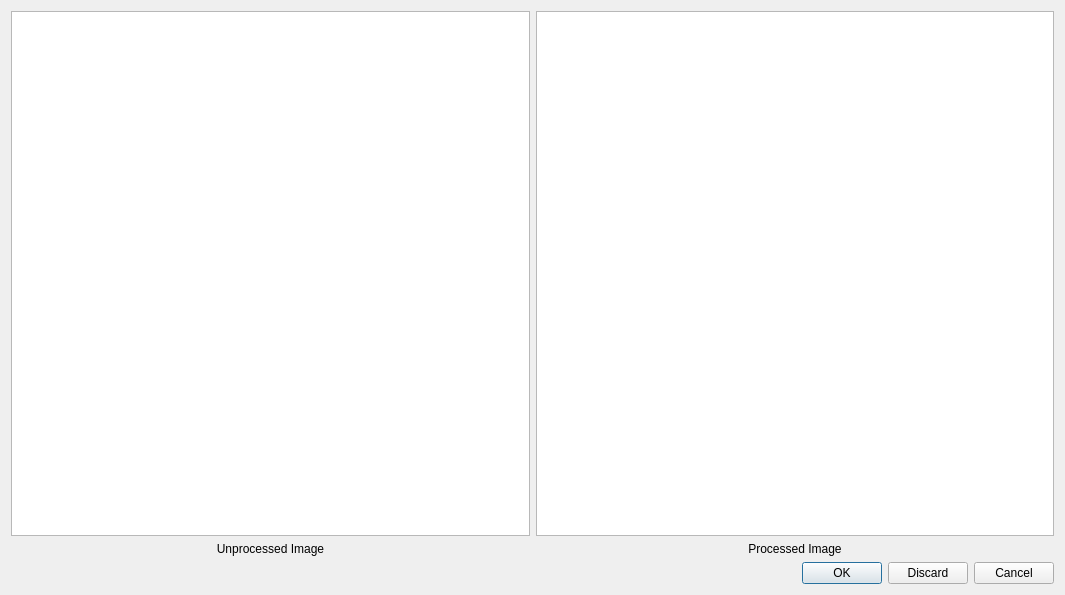
<?xml version="1.0" encoding="UTF-8"?>
<ui version="4.0">
 <class>ImageCompareDialog</class>
 <widget class="QDialog" name="ImageCompareDialog">
  <property name="geometry">
   <rect>
    <x>0</x>
    <y>0</y>
    <width>1065</width>
    <height>595</height>
   </rect>
  </property>
  <property name="windowTitle">
   <string>Dialog</string>
  </property>
  <layout class="QVBoxLayout" name="verticalLayout">
   <item>
    <layout class="QHBoxLayout" name="horizontalLayout">
     <item>
      <layout class="QVBoxLayout" name="leftVerticalLayout">
       <item>
        <widget class="Fst3DGraphicsView" name="leftGraphicsView">
         <property name="sizeAdjustPolicy">
          <enum>QAbstractScrollArea::AdjustToContents</enum>
         </property>
        </widget>
       </item>
       <item>
        <widget class="QLabel" name="leftImageLabel">
         <property name="text">
          <string>Unprocessed Image</string>
         </property>
         <property name="alignment">
          <set>Qt::AlignCenter</set>
         </property>
        </widget>
       </item>
      </layout>
     </item>
     <item>
      <layout class="QVBoxLayout" name="rightVerticalLayout">
       <item>
        <widget class="Fst3DGraphicsView" name="rightGraphicsView">
         <property name="sizeAdjustPolicy">
          <enum>QAbstractScrollArea::AdjustToContents</enum>
         </property>
        </widget>
       </item>
       <item>
        <widget class="QLabel" name="rightImageLabel">
         <property name="text">
          <string>Processed Image</string>
         </property>
         <property name="alignment">
          <set>Qt::AlignCenter</set>
         </property>
        </widget>
       </item>
      </layout>
     </item>
    </layout>
   </item>
   <item>
    <widget class="QDialogButtonBox" name="buttonBox">
     <property name="orientation">
      <enum>Qt::Horizontal</enum>
     </property>
     <property name="standardButtons">
      <set>QDialogButtonBox::Cancel|QDialogButtonBox::Discard|QDialogButtonBox::Ok</set>
     </property>
    </widget>
   </item>
  </layout>
 </widget>
 <customwidgets>
  <customwidget>
   <class>Fst3DGraphicsView</class>
   <extends>QGraphicsView</extends>
   <header>widgets.fst3DGraphicsView.h</header>
  </customwidget>
 </customwidgets>
 <resources/>
 <connections>
  <connection>
   <sender>buttonBox</sender>
   <signal>accepted()</signal>
   <receiver>ImageCompareDialog</receiver>
   <slot>accept()</slot>
   <hints>
    <hint type="sourcelabel">
     <x>248</x>
     <y>254</y>
    </hint>
    <hint type="destinationlabel">
     <x>157</x>
     <y>274</y>
    </hint>
   </hints>
  </connection>
  <connection>
   <sender>buttonBox</sender>
   <signal>rejected()</signal>
   <receiver>ImageCompareDialog</receiver>
   <slot>reject()</slot>
   <hints>
    <hint type="sourcelabel">
     <x>316</x>
     <y>260</y>
    </hint>
    <hint type="destinationlabel">
     <x>286</x>
     <y>274</y>
    </hint>
   </hints>
  </connection>
 </connections>
</ui>
